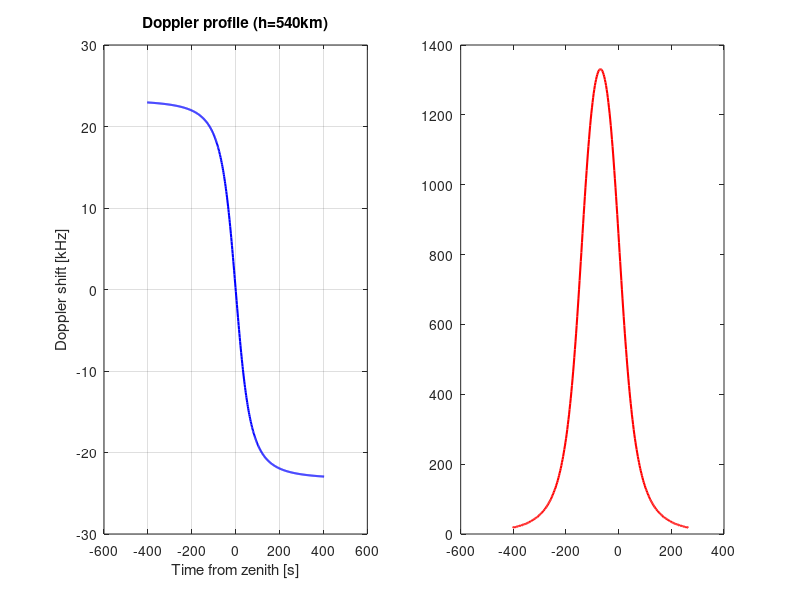

Write MATLAB code to recreate this figure. (Note: this script raises an error after producing the figure.)
clear; 
close all; 
clc;

SF     = 12;
M      = 2^SF;
BW     = 100e3;
df     = BW / M;
T_slot = M / BW;

n_bit  = 10;
C      = 3 * 2^n_bit + 303;
T_cw   = (C - 1) * T_slot;

h       = 540e3;
v_sat   = 7600;
f_c     = 920e6;
c_light = 3e8;
El_min  = 10;

fd    = @(t) -(f_c/c_light) .* v_sat^2 .* t ./ sqrt(h^2 + (v_sat.*t).^2);
t_max = h / (v_sat * tand(El_min));

fprintf('C = %d slots\n', C);
fprintf('T_cw = %.1f s\n', T_cw);
fprintf('T_pass = %.1f s\n', 2*t_max);

pulse_slots = round(linspace(0, C-1, 9));

t_starts = linspace(-t_max, t_max - T_cw, 300);

req_jt = zeros(1, length(t_starts));
for k = 1:length(t_starts)
    t_p       = t_starts(k) + pulse_slots * T_slot;
    bins      = round(fd(t_p) / df);
    req_jt(k) = max(bins) - min(bins);
end

fprintf('Max required JT = %d bins\n', max(req_jt));

t_pass = linspace(-t_max, t_max, 500);

figure('Position', [100 100 1000 400]);

subplot(1,2,1);
plot(t_pass, fd(t_pass)/1e3, 'b-', 'LineWidth', 1.5);
xlabel('Time from zenith [s]');
ylabel('Doppler shift [kHz]');
title('Doppler profile (h=540km)');
grid on;

subplot(1,2,2);
plot(t_starts, req_jt, 'r-', 'LineWidth', 1.5); hold on;
yline(3, 'k--');
xlabel('TX start time from zenith [s]');
ylabel('Required JT [bins]');
title(sprintf('Eval C: Required JT  (SF=%d, n=%d, C=%d)', SF, n_bit, C));
grid on;
